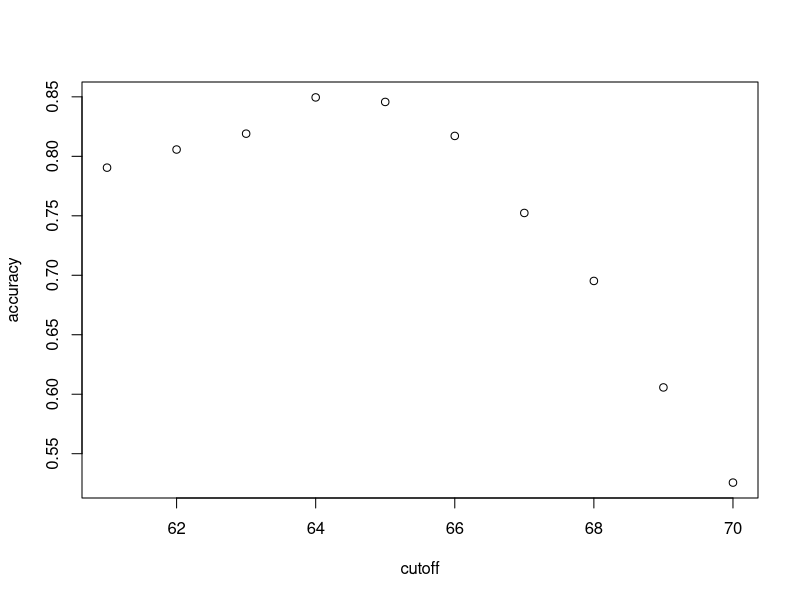
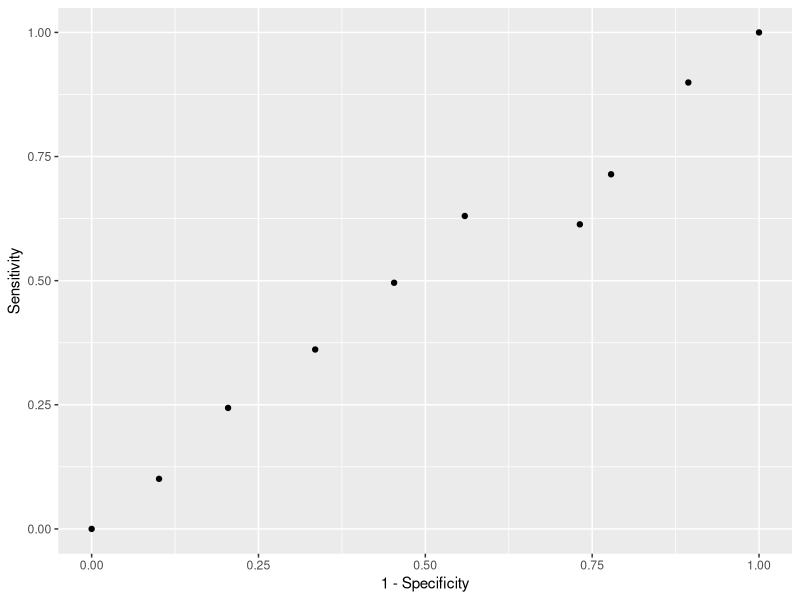
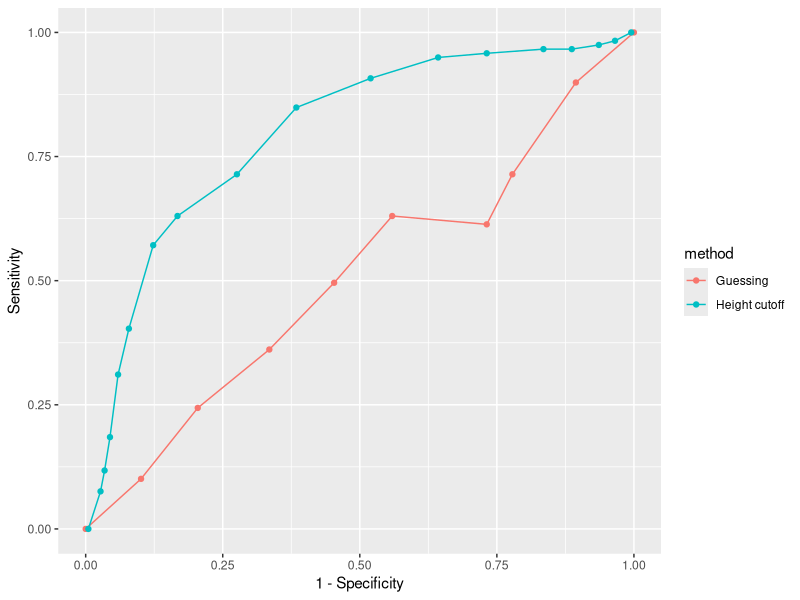
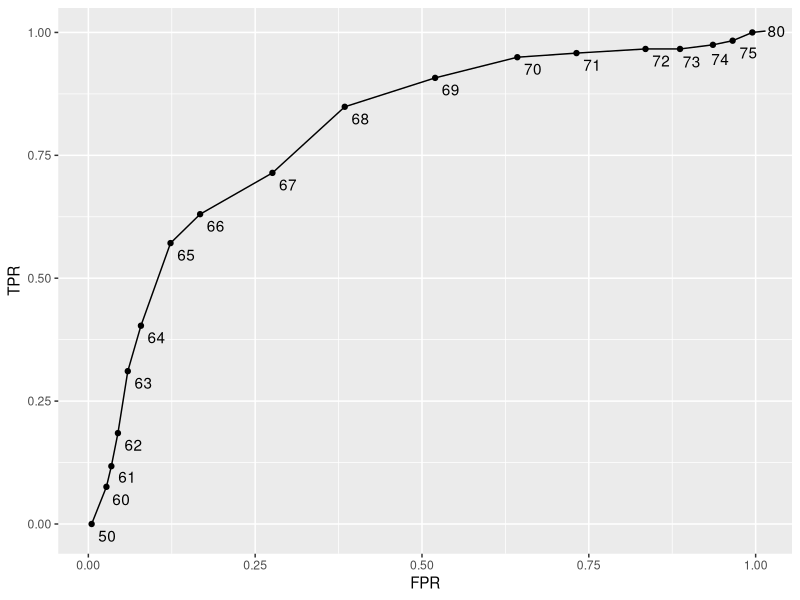
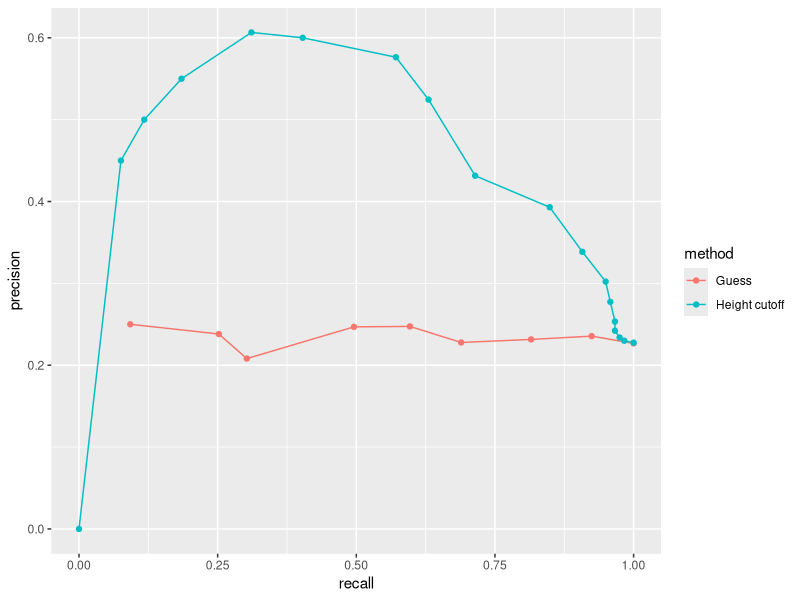
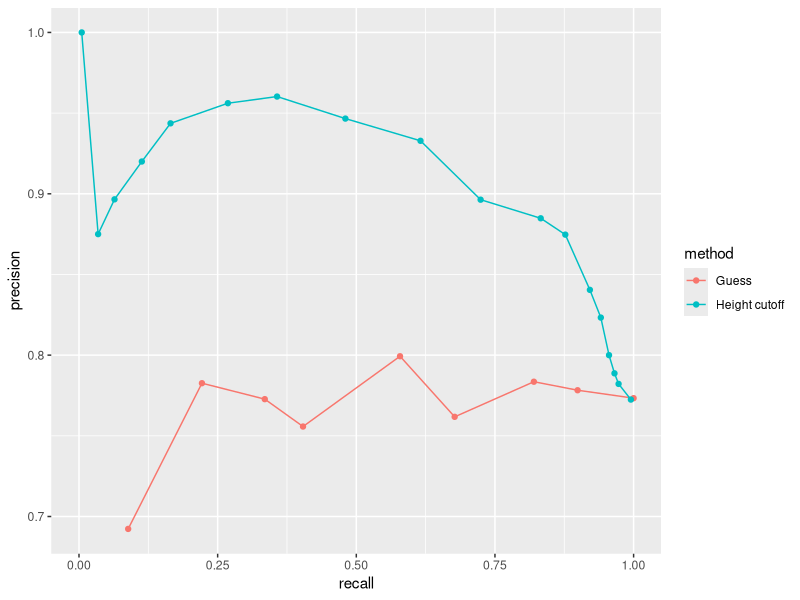
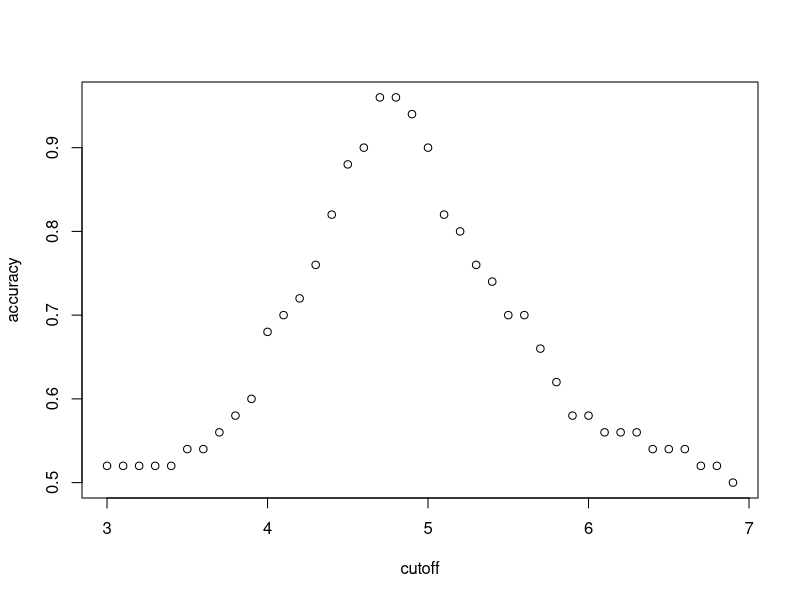
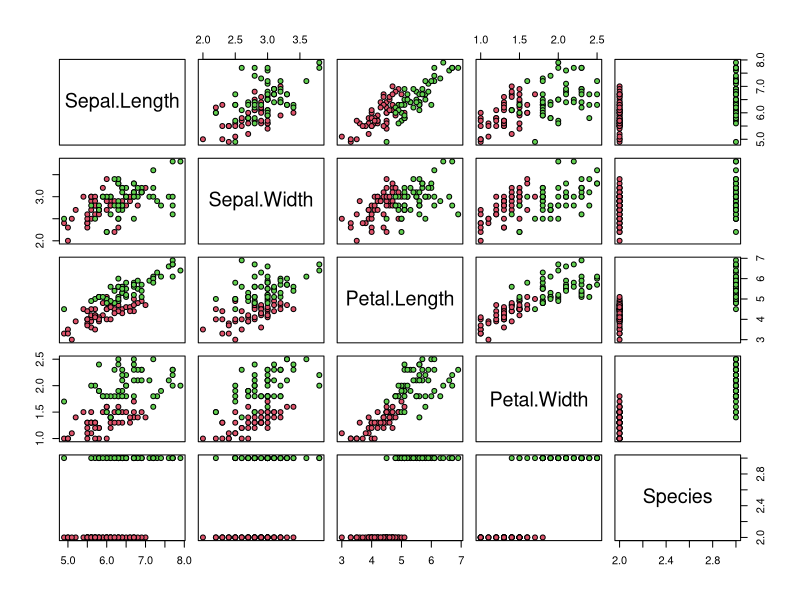

Write R code to recreate these figures, in order.
# ---------------------------------------------------------------
# Author.... Merritt Burch
# Contact... mbb262@cornell.edu
# Date...... 2020-04-28
#
# Description 
#   - Caret package, training and test sets, and overall accuracy
# ---------------------------------------------------------------

# --------------------------------------------------------------
# Caret package, training and test sets, and overall accuracy
# --------------------------------------------------------------

# Load packages
library(tidyverse)
library(caret)
library(dslabs)
data(heights)

# define the outcome and predictors
y <- heights$sex
x <- heights$height

# generate training and test sets
set.seed(2007)
test_index <- createDataPartition(y, times = 1, p = 0.5, list = FALSE)
test_set <- heights[test_index, ]
train_set <- heights[-test_index, ]

# guess the outcome
y_hat <- sample(c("Male", "Female"), length(test_index), replace = TRUE)
y_hat <- sample(c("Male", "Female"), length(test_index), replace = TRUE) %>% 
  factor(levels = levels(test_set$sex))

# compute accuracy
mean(y_hat == test_set$sex)
heights %>% group_by(sex) %>% summarize(mean(height), sd(height))
y_hat <- ifelse(x > 62, "Male", "Female") %>% factor(levels = levels(test_set$sex))
mean(y == y_hat)

# examine the accuracy of 10 cutoffs
cutoff <- seq(61, 70)
accuracy <- map_dbl(cutoff, function(x){
  y_hat <- ifelse(train_set$height > x, "Male", "Female") %>% 
    factor(levels = levels(test_set$sex))
  mean(y_hat == train_set$sex)
})
max(accuracy)
plot(cutoff, accuracy)
best_cutoff <- cutoff[which.max(accuracy)]
best_cutoff
y_hat <- ifelse(test_set$height > best_cutoff, "Male", "Female") %>% 
  factor(levels = levels(test_set$sex))
y_hat <- factor(y_hat)
mean(y_hat == test_set$sex)


# --------------------------------------------------------------
# Basics of Evaluating Machine Learning Algorithms
# --------------------------------------------------------------

# tabulate each combination of prediction and actual value
table(predicted = y_hat, actual = test_set$sex)
test_set %>% 
  mutate(y_hat = y_hat) %>%
  group_by(sex) %>% 
  summarize(accuracy = mean(y_hat == sex))
prev <- mean(y == "Male")

confusionMatrix(data = y_hat, reference = test_set$sex)


# --------------------------------------------------------------
# Balanced Accuracy and F1 Score
# --------------------------------------------------------------

# maximize F-score
cutoff <- seq(61, 70)
F_1 <- map_dbl(cutoff, function(x){
  y_hat <- ifelse(train_set$height > x, "Male", "Female") %>% 
    factor(levels = levels(test_set$sex))
  F_meas(data = y_hat, reference = factor(train_set$sex))
})
max(F_1)

best_cutoff <- cutoff[which.max(F_1)]
y_hat <- ifelse(test_set$height > best_cutoff, "Male", "Female") %>% 
  factor(levels = levels(test_set$sex))
sensitivity(data = y_hat, reference = test_set$sex)
specificity(data = y_hat, reference = test_set$sex)


# --------------------------------------------------------------
# Roc and precision recall curves
# --------------------------------------------------------------

p <- 0.9
n <- length(test_index)
y_hat <- sample(c("Male", "Female"), n, replace = TRUE, prob=c(p, 1-p)) %>% 
  factor(levels = levels(test_set$sex))
mean(y_hat == test_set$sex)

# ROC curve
probs <- seq(0, 1, length.out = 10)
guessing <- map_df(probs, function(p){
  y_hat <- 
    sample(c("Male", "Female"), n, replace = TRUE, prob=c(p, 1-p)) %>% 
    factor(levels = c("Female", "Male"))
  list(method = "Guessing",
       FPR = 1 - specificity(y_hat, test_set$sex),
       TPR = sensitivity(y_hat, test_set$sex))
})
guessing %>% qplot(FPR, TPR, data =., xlab = "1 - Specificity", ylab = "Sensitivity")

cutoffs <- c(50, seq(60, 75), 80)
height_cutoff <- map_df(cutoffs, function(x){
  y_hat <- ifelse(test_set$height > x, "Male", "Female") %>% 
    factor(levels = c("Female", "Male"))
  list(method = "Height cutoff",
       FPR = 1-specificity(y_hat, test_set$sex),
       TPR = sensitivity(y_hat, test_set$sex))
})

# plot both curves together
bind_rows(guessing, height_cutoff) %>%
  ggplot(aes(FPR, TPR, color = method)) +
  geom_line() +
  geom_point() +
  xlab("1 - Specificity") +
  ylab("Sensitivity")

library(ggrepel)
map_df(cutoffs, function(x){
  y_hat <- ifelse(test_set$height > x, "Male", "Female") %>% 
    factor(levels = c("Female", "Male"))
  list(method = "Height cutoff",
       cutoff = x, 
       FPR = 1-specificity(y_hat, test_set$sex),
       TPR = sensitivity(y_hat, test_set$sex))
}) %>%
  ggplot(aes(FPR, TPR, label = cutoff)) +
  geom_line() +
  geom_point() +
  geom_text_repel(nudge_x = 0.01, nudge_y = -0.01)

# plot precision against recall
guessing <- map_df(probs, function(p){
  y_hat <- sample(c("Male", "Female"), length(test_index), 
                  replace = TRUE, prob=c(p, 1-p)) %>% 
    factor(levels = c("Female", "Male"))
  list(method = "Guess",
       recall = sensitivity(y_hat, test_set$sex),
       precision = precision(y_hat, test_set$sex))
})

height_cutoff <- map_df(cutoffs, function(x){
  y_hat <- ifelse(test_set$height > x, "Male", "Female") %>% 
    factor(levels = c("Female", "Male"))
  list(method = "Height cutoff",
       recall = sensitivity(y_hat, test_set$sex),
       precision = precision(y_hat, test_set$sex))
})

bind_rows(guessing, height_cutoff) %>%
  ggplot(aes(recall, precision, color = method)) +
  geom_line() +
  geom_point()
guessing <- map_df(probs, function(p){
  y_hat <- sample(c("Male", "Female"), length(test_index), replace = TRUE, 
                  prob=c(p, 1-p)) %>% 
    factor(levels = c("Male", "Female"))
  list(method = "Guess",
       recall = sensitivity(y_hat, relevel(test_set$sex, "Male", "Female")),
       precision = precision(y_hat, relevel(test_set$sex, "Male", "Female")))
})

height_cutoff <- map_df(cutoffs, function(x){
  y_hat <- ifelse(test_set$height > x, "Male", "Female") %>% 
    factor(levels = c("Male", "Female"))
  list(method = "Height cutoff",
       recall = sensitivity(y_hat, relevel(test_set$sex, "Male", "Female")),
       precision = precision(y_hat, relevel(test_set$sex, "Male", "Female")))
})
bind_rows(guessing, height_cutoff) %>%
  ggplot(aes(recall, precision, color = method)) +
  geom_line() +
  geom_point()


# Comprehension Check: Practice with Machine Learning, Part 1
library(dslabs)
library(dplyr)
library(lubridate)
data(reported_heights)

dat <- mutate(reported_heights, date_time = ymd_hms(time_stamp)) %>%
  filter(date_time >= make_date(2016, 01, 25) & date_time < make_date(2016, 02, 1)) %>%
  mutate(type = ifelse(day(date_time) == 25 & hour(date_time) == 8 & between(minute(date_time), 15, 30), "inclass","online")) %>%
  select(sex, type)

dat$sex <- factor(dat$sex, c("Female", "Male"))
x <- dat$type

table(dat)

# Use type (online/in person) to predict sex
y_hat <- ifelse(dat$type == "online", "Male", "Female") %>% factor(levels = levels(as.factor(dat$sex)))
mean(y == y_hat)

# Write a line of code using the table() function to show the confusion matrix between y_hat and y
# table(y_hat, y)
table(predicted = y_hat, actual = dat$sex)

# Test the sensitivity of the prediction
caret::sensitivity(data = y_hat, reference = dat$sex)

# Test the specificity of tge prection
caret::specificity(data = y_hat, reference = dat$sex)

# What is the prevalance of females in the dataset (in the entire confusion matrix)
confusionMatrix(data = y_hat, reference = dat$sex)


# ------------------------------
# Comprehension Check: Practice with Machine Learning, Part 2
# ------------------------------

# Use the iris dataset, remove the setosa species and foucs on
# versicolor and virginica iris species

library(caret)
data(iris)
iris <- iris[-which(iris$Species=='setosa'),]
y <- iris$Species

# create an even split of the data into train and test partitions using 
#    createDataPartition() from the caret package.
set.seed(2, sample.kind="Rounding")
test_index <- createDataPartition(y, times = 1, p = 0.5, list = FALSE)
test <- iris[test_index,]
train <- iris[-test_index,]

# Next we will figure out the singular feature in the dataset that yields the 
#   greatest overall accuracy when predicting species. You can use the code 
#   from the introduction and from Q7 to start your analysis.
# Using only the train iris dataset, for each feature, perform a simple search to 
#   find the cutoff that produces the highest accuracy, predicting virginica if greater 
#   than the cutoff and versicolor otherwise. Use the seq function over the range of each 
#   feature by intervals of 0.1 for this search.

# # guess the outcome
# y_hat <- sample(c("versicolor", "virginica"), length(test), replace = TRUE)
# y_hat <- sample(c("versicolor","virginica"), length(test), replace = TRUE) %>% 
#   factor(levels = levels(test$Species))
# 
# # compute accuracy
# mean(y_hat == test$Species)

# Set up variables
x_dat <- train$Petal.Length

# examine the accuracy of multiple cutoffs (ONLY PRODUCES THE RIGHT ANSWER WHEN SPECIES LEVELS ARE IN THIS ORDER)
cutoff <- seq(min(x_dat), max(x_dat), by = 0.1)
accuracy <- sapply(cutoff, function(x){
  y_hat <- ifelse(train$Petal.Length > x, "virginica", "versicolor") 
  mean(y_hat == train$Species)
})
max(accuracy)
plot(cutoff, accuracy)
best_cutoff <- cutoff[which.max(accuracy)]
best_cutoff

# From the answers
foo <- function(x){
  rangedValues <- seq(range(x)[1],range(x)[2],by=0.1)
  print(rangedValues)
  sapply(rangedValues,function(i){
    y_hat <- ifelse(x>i,'virginica','versicolor')
    mean(y_hat==train$Species)
  })
}
predictions <- apply(test[,-5],2,foo)
sapply(predictions,max)	

# Use the best cutoff value from the training data to calculate accuracy in the test data
y_hat <- ifelse(test$Petal.Length > 4, "versicolor","virginica")
mean(y_hat == train$Species)


# CORRECT ANSWER
var1 <- 3
predictions <- foo(train[,var1])
rangedValues <- seq(range(train[,var1])[1],range(train[,var1])[2],by=0.1)
cutoffs <-rangedValues[which(predictions==max(predictions))]

y_hat <- ifelse(test[,var1]>cutoffs[1],'virginica','versicolor')
mean(y_hat==test$Species)

# Use the test data as the training data 
# From the answers
foo <- function(x){
  rangedValues <- seq(range(x)[1],range(x)[2],by=0.1)
  print(rangedValues)
  sapply(rangedValues,function(i){
    y_hat <- ifelse(x>i,'virginica','versicolor')
    mean(y_hat==test$Species)
  })
}
predictions <- apply(test[,-5],2,foo)
sapply(predictions,max)	

# Use the best cutoff value from the training data to calculate accuracy in the test data
y_hat <- ifelse(test$Petal.Length > 4, "versicolor","virginica")
mean(y_hat == test$Species)


# Plot the data
plot(iris,pch=21,bg=iris$Species)

# OPtimize test data to be the new training data
foo <- function(x){
  rangedValues <- seq(range(x)[1],range(x)[2],by=0.1)
  sapply(rangedValues,function(i){
    y_hat <- ifelse(x>i,'virginica','versicolor')
    mean(y_hat==test$Species)
  })
}
predictions <- apply(test[,-5],2,foo)
sapply(predictions,max)	

var1 <- 4
predictions <- foo(test[,var1])
rangedValues <- seq(range(test[,var1])[1],range(test[,var1])[2],by=0.1)
cutoffs <-rangedValues[which(predictions==max(predictions))]

y_hat <- ifelse(train[,var1]>cutoffs[1],'virginica','versicolor')
mean(y_hat==train$Species)
